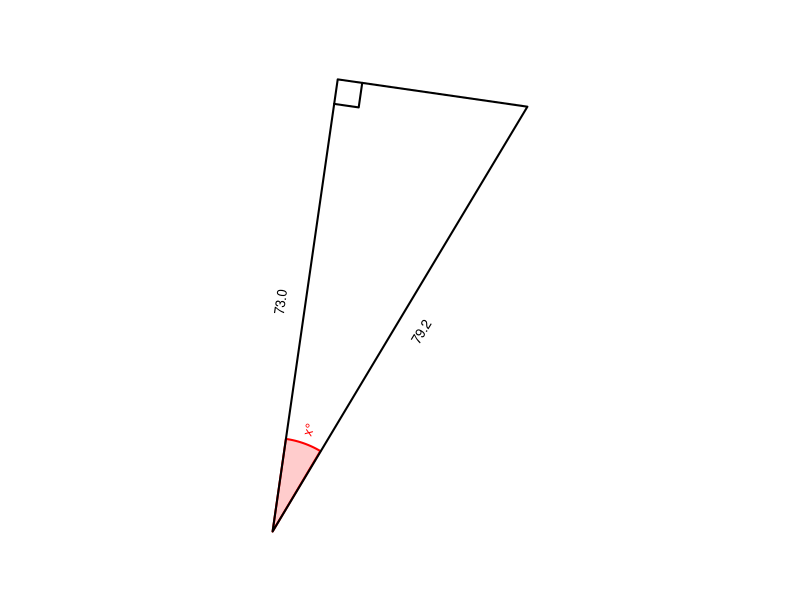

Here is the R script that generated this plot:
## ---- chunk 1
qt = sample(1:12,1)
cex = 0.8
lwd = 2
# al,ol,hl,th
while(T){
    deg = runif(1,15,79)
    th = deg/180*pi
    hl = runif(1,10,100)
    ol = hl*sin(th)
    al = hl*cos(th)
    if(ol>11 && al>11 && hl<99){break}
}
if(qt==1){ #ol=hl*sin(th)
    hyp = signif(hl,3)
    ang = signif(deg,3)
    labs = c("","x",sprintf("%.1f",hyp),sprintf("%.1f°",ang)) #a,o,h,t
    ans = signif(hyp*sin(ang/180*pi),3)
    ansstr = sprintf("%.1f",ans)
    atag = paste0("$$\\sin(",ang,")=\\frac{x}{",hyp,"}$$\n$$x=",hyp,"\\cdot\\sin(",ang,")$$\n\n $$x=",ans,"$$")
}
if(qt==2){ #hl=ol/sin(th)
    opp = signif(ol,3)
    ang = signif(deg,3)
    labs = c("",sprintf("%.1f",opp),"x",sprintf("%.1f°",ang)) #a,o,h,t
    ans = signif(opp/sin(ang/180*pi),3)
    ansstr = sprintf("%.1f",ans)
    atag = paste0("$$\\sin(",ang,")=\\frac{",opp,"}{x}$$\n$$x=\\frac{",opp,"}{\\sin(",ang,")}$$\n\n $$x=",ans,"$$")
}
if(qt==3){ #th=asin(ol/hl)
    opp = signif(ol,3)
    hyp = signif(hl,3)
    labs = c("",sprintf("%.1f",opp),sprintf("%.1f",hyp),"x°") #a,o,h,t
    ans = signif(asin(opp/hyp)/pi*180,3)
    ansstr = sprintf("%.1f",ans)
    atag = paste0("$$\\sin(x)=\\frac{",opp,"}{",hyp,"}$$\n$$x=\\arcsin\\left(\\frac{",opp,"}{",hyp,"}\\right)$$\n\n $$x=",ans,"$$")
}
if(qt==4){ #al=hl*cos(th)
    hyp = signif(hl,3)
    ang = signif(deg,3)
    labs = c("x","",sprintf("%.1f",hyp),sprintf("%.1f°",ang)) #a,o,h,t
    ans = signif(hyp*cos(ang/180*pi),3)
    ansstr = sprintf("%.1f",ans)
    atag = paste0("$$\\cos(",ang,")=\\frac{x}{",hyp,"}$$\n$$x=",hyp,"\\cdot\\cos(",ang,")$$\n\n $$x=",ans,"$$")
}
if(qt==5){ #hl=al/cos(th)
    adj = signif(al,3)
    ang = signif(deg,3)
    labs = c(sprintf("%.1f",adj),"","x",sprintf("%.1f°",ang)) #a,o,h,t
    ans = signif(adj/cos(ang/180*pi),3)
    ansstr = sprintf("%.1f",ans)
    atag = paste0("$$\\cos(",ang,")=\\frac{",adj,"}{x}$$\n$$x=\\frac{",adj,"}{\\cos(",ang,")}$$\n\n $$x=",ans,"$$")
}
if(qt==6){ #th=acos(al/hl)
    adj = signif(al,3)
    hyp = signif(hl,3)
    labs = c(sprintf("%.1f",adj),"",sprintf("%.1f",hyp),"x°") #a,o,h,t
    ans = signif(acos(adj/hyp)/pi*180,3)
    ansstr = sprintf("%.1f",ans)
    atag = paste0("$$\\cos(x)=\\frac{",adj,"}{",hyp,"}$$\n$$x=\\arccos\\left(\\frac{",adj,"}{",hyp,"}\\right)$$\n\n $$x=",ans,"$$")
}
if(qt==7){ #ol=al*tan(th)
    adj = signif(al,3)
    ang = signif(deg,3)
    labs = c(sprintf("%.1f",adj),"x","",sprintf("%.1f°",ang)) #a,o,h,t
    ans = signif(adj*tan(ang/180*pi),3)
    ansstr = sprintf("%.1f",ans)
    atag = paste0("$$\\tan(",ang,")=\\frac{x}{",adj,"}$$\n$$x=",adj,"\\cdot\\tan(",ang,")$$\n\n $$x=",ans,"$$")
}
if(qt==8){ #al=ol/tan(th)
    opp = signif(ol,3)
    ang = signif(deg,3)
    labs = c("x",sprintf("%.1f",opp),"",sprintf("%.1f°",ang)) #a,o,h,t
    ans = signif(opp/tan(ang/180*pi),3)
    ansstr = sprintf("%.1f",ans)
    atag = paste0("$$\\tan(",ang,")=\\frac{",opp,"}{x}$$\n$$x=\\frac{",opp,"}{\\tan(",ang,")}$$\n\n $$x=",ans,"$$")
}
if(qt==9){ #th=atan(ol/al)
    opp = signif(ol,3)
    adj = signif(al,3)
    labs = c(sprintf("%.1f",adj),sprintf("%.1f",opp),"","x°") #a,o,h,t
    ans = signif(atan(opp/adj)/pi*180,3)
    ansstr = sprintf("%.1f",ans)
    atag = paste0("$$\\tan(x)=\\frac{",opp,"}{",adj,"}$$\n$$x=\\arctan\\left(\\frac{",opp,"}{",adj,"}\\right)$$\n\n $$x=",ans,"$$")
}
if(qt==10){
    opp = signif(ol,3)
    adj = signif(al,3)
    labs = c(sprintf("%.1f",adj),sprintf("%.1f",opp),"x","") #a,o,h,t
    ansstr = sprintf("%.1f",signif(sqrt(opp^2+adj^2),3))
    ans = signif(sqrt(opp^2+adj^2),3)
    atag = paste0("$$",opp,"^2+",adj,"^2=x^2$$\n$$x=\\sqrt{",opp^2,"+",adj^2,"}$$\n\n $$x=",ans,"$$")
}
if(qt==11){
    opp = signif(ol,3)
    hyp = signif(hl,3)
    labs = c("x",sprintf("%.1f",opp),sprintf("%.1f",hyp),"") #a,o,h,t
    ansstr = sprintf("%.1f",signif(sqrt(hyp^2-opp^2),3))
    ans = signif(sqrt(hyp^2-opp^2),3)
    atag = paste0("$$",opp,"^2+x^2=",hyp,"^2$$\n$$x=\\sqrt{",hyp^2,"-",opp^2,"}$$\n\n $$x=",ans,"$$")
}
if(qt==12){
    adj = signif(al,3)
    hyp = signif(hl,3)
    labs = c(sprintf("%.1f",adj),"x",sprintf("%.1f",hyp),"") #a,o,h,t
    ansstr = sprintf("%.1f",signif(sqrt(hyp^2-adj^2),3))
    ans = signif(sqrt(hyp^2-adj^2),3)
    atag = paste0("$$x^2+",adj,"^2=",hyp,"^2$$\n$$x=\\sqrt{",hyp^2,"-",adj^2,"}$$\n\n $$x=",ans,"$$")
}
hstr = labs[3]
astr = labs[1]
ostr = labs[2]
angstr = labs[4]


## ---- chunk 2
par(mar=c(0,0,0,0),pty="s")
refl = sample(c(T,F),1)
bmp = 0.05
xs = c(0,cos(th),cos(th))
ys = c(0,0,sin(th))
xlo = cos(th)+bmp
ylo = sin(th)/2
srto = 90
xla = cos(th)/2
yla = -bmp
srta = 0
xlh = cos(th)/2+bmp*cos(th+pi/2)
ylh = sin(th)/2+bmp*sin(th+pi/2)
srth = th/pi*180
xang = 1.5*bmp*cos(seq(0,th,pi/360))/th
yang = 1.5*bmp*sin(seq(0,th,pi/360))/th
xlang = 1.5*bmp*cos(th/2)/th+bmp/3*cos(th/2)
ylang = 1.5*bmp*sin(th/2)/th+bmp/3*sin(th/2)
srtang = th/2/pi*180
xsq = c(cos(th)-bmp,cos(th)-bmp,cos(th))
ysq = c(0,bmp,bmp)
if(refl){
    xs = -xs
    xlo = -xlo
    srto = -90
    xla = -xla
    srta = 0
    xlh = -xlh
    srth = -th/pi*180
    xang = -xang
    xlang = -xlang
    srtang = -th/2/pi*180
    xsq = -xsq
}
rotang = runif(1,0,2*pi)
xs2 = xs*cos(rotang)-ys*sin(rotang)
ys2 = xs*sin(rotang)+ys*cos(rotang)
xlo2 = xlo*cos(rotang)-ylo*sin(rotang)
ylo2 = xlo*sin(rotang)+ylo*cos(rotang)
srto2 = (srto+rotang/pi*180+90)%%180-90
xla2 = xla*cos(rotang)-yla*sin(rotang)
yla2 = xla*sin(rotang)+yla*cos(rotang)
srta2 = (srta+rotang/pi*180+90)%%180-90
xlh2 = xlh*cos(rotang)-ylh*sin(rotang)
ylh2 = xlh*sin(rotang)+ylh*cos(rotang)
srth2 = (srth+rotang/pi*180+90)%%180-90
srtang2 = (srtang+rotang/pi*180+90)%%180-90
xang2 = xang*cos(rotang)-yang*sin(rotang)
yang2 = xang*sin(rotang)+yang*cos(rotang)
xlang2 = xlang*cos(rotang)-ylang*sin(rotang)
ylang2 = xlang*sin(rotang)+ylang*cos(rotang)
xsq2 = xsq*cos(rotang)-ysq*sin(rotang)
ysq2 = xsq*sin(rotang)+ysq*cos(rotang)
xxx = c(xs2,xlo2,xla2,xlh2,xlang2)
yyy = c(ys2,ylo2,yla2,ylh2,ylang2)
widx = (max(xxx)-min(xxx))/2
widy = (max(yyy)-min(yyy))/2
midx = (max(xxx)+min(xxx))/2
midy = (max(yyy)+min(yyy))/2
wid = max(c(widx,widy))
plot(0,0,"n",xlim=c(midx-wid*1.2,midx+wid*1.2),ylim=c(midy-wid*1.2,midy+wid*1.2),axes=F,ann=F)
angadj = (xlang2<0)*1
if(angstr!=""){
    polygon(c(0,xang2),c(0,yang2),border="red",col=rgb(1,0,0,0.2),lwd=lwd)
    text(xlang2,ylang2,angstr,srt=srtang2,col="red",cex=cex,adj=angadj)
}
polygon(xs2,ys2,lwd=lwd)
lines(xsq2,ysq2,lwd=lwd)
text(xlo2,ylo2,ostr,srt=srto2,cex=cex)
text(xla2,yla2,astr,srt=srta2,cex=cex)
text(xlh2,ylh2,hstr,srt=srth2,cex=cex)
# alist = paste0(alist,ansstr,"\n",collapse="")
